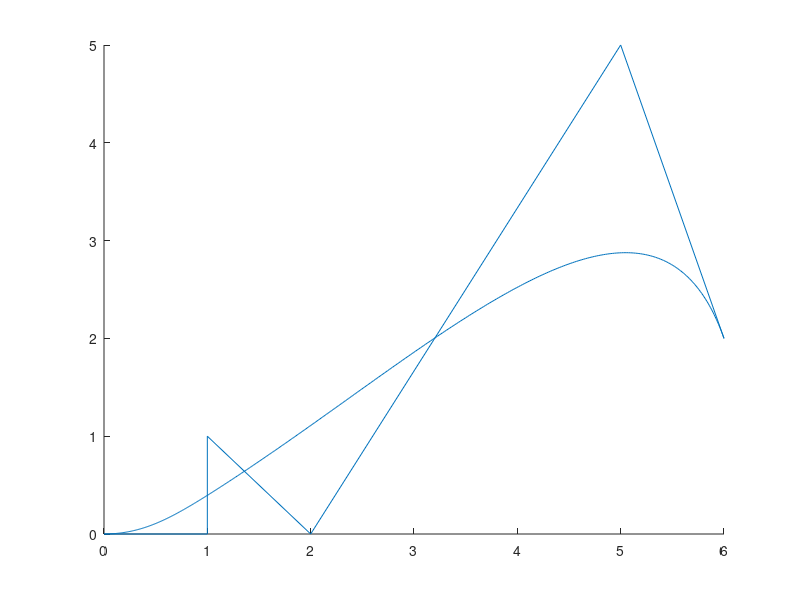

Write MATLAB code to recreate this figure.
%Hello! this will plot Bezier curve for n control points 
%This is a replacement of the program 'Parametic Cubic Bezier Curve'
%submitted before ...Bezier for any number of points ...enjoy 
clear all, clc, close all

wpx = [0, 1, 1, 2, 5, 6];
wpy = [0, 0, 1, 0, 5, 2];

bezierPoints = [wpx' wpy'];
n = length(wpx);
n1 = n - 1;

for i = 0 : 1 : n1
    sigma(i+1) = factorial(n1) / (factorial(i)*factorial(n1-i)); 
end

l = [];
UB = [];

for u = 0 : 0.002 : 1
    for d = 1 : n
        UB(d) = sigma(d)*((1-u)^(n-d))*(u^(d-1));
    end
    
    l = cat(1,l,UB);                                       
end

P = l * bezierPoints;
line(P(:,1),P(:,2))
line(bezierPoints(:,1), bezierPoints(:,2))
